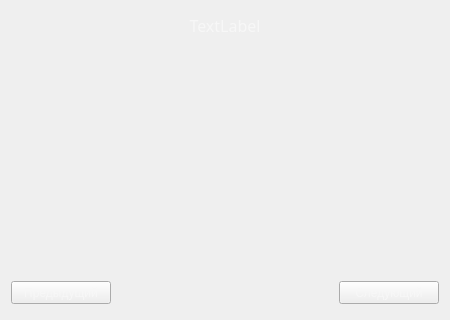
<?xml version="1.0" encoding="UTF-8"?>
<ui version="4.0">
 <class>Dialog</class>
 <widget class="QDialog" name="Dialog">
  <property name="geometry">
   <rect>
    <x>0</x>
    <y>0</y>
    <width>450</width>
    <height>320</height>
   </rect>
  </property>
  <property name="windowTitle">
   <string>Dialog</string>
  </property>
  <property name="styleSheet">
   <string notr="true">QDialog
{
	border-image: url(:/Backgrounds/fiend.png);
}

</string>
  </property>
  <layout class="QVBoxLayout" name="verticalLayout">
   <item>
    <widget class="QLabel" name="label">
     <property name="sizePolicy">
      <sizepolicy hsizetype="Preferred" vsizetype="Fixed">
       <horstretch>0</horstretch>
       <verstretch>0</verstretch>
      </sizepolicy>
     </property>
     <property name="minimumSize">
      <size>
       <width>0</width>
       <height>0</height>
      </size>
     </property>
     <property name="palette">
      <palette>
       <active>
        <colorrole role="WindowText">
         <brush brushstyle="SolidPattern">
          <color alpha="255">
           <red>247</red>
           <green>247</green>
           <blue>247</blue>
          </color>
         </brush>
        </colorrole>
        <colorrole role="Text">
         <brush brushstyle="SolidPattern">
          <color alpha="255">
           <red>247</red>
           <green>247</green>
           <blue>247</blue>
          </color>
         </brush>
        </colorrole>
        <colorrole role="ButtonText">
         <brush brushstyle="SolidPattern">
          <color alpha="255">
           <red>247</red>
           <green>247</green>
           <blue>247</blue>
          </color>
         </brush>
        </colorrole>
        <colorrole role="PlaceholderText">
         <brush brushstyle="SolidPattern">
          <color alpha="128">
           <red>255</red>
           <green>255</green>
           <blue>255</blue>
          </color>
         </brush>
        </colorrole>
       </active>
       <inactive>
        <colorrole role="WindowText">
         <brush brushstyle="SolidPattern">
          <color alpha="255">
           <red>247</red>
           <green>247</green>
           <blue>247</blue>
          </color>
         </brush>
        </colorrole>
        <colorrole role="Text">
         <brush brushstyle="SolidPattern">
          <color alpha="255">
           <red>247</red>
           <green>247</green>
           <blue>247</blue>
          </color>
         </brush>
        </colorrole>
        <colorrole role="ButtonText">
         <brush brushstyle="SolidPattern">
          <color alpha="255">
           <red>247</red>
           <green>247</green>
           <blue>247</blue>
          </color>
         </brush>
        </colorrole>
        <colorrole role="PlaceholderText">
         <brush brushstyle="SolidPattern">
          <color alpha="128">
           <red>255</red>
           <green>255</green>
           <blue>255</blue>
          </color>
         </brush>
        </colorrole>
       </inactive>
       <disabled>
        <colorrole role="WindowText">
         <brush brushstyle="SolidPattern">
          <color alpha="255">
           <red>247</red>
           <green>247</green>
           <blue>247</blue>
          </color>
         </brush>
        </colorrole>
        <colorrole role="Text">
         <brush brushstyle="SolidPattern">
          <color alpha="255">
           <red>247</red>
           <green>247</green>
           <blue>247</blue>
          </color>
         </brush>
        </colorrole>
        <colorrole role="ButtonText">
         <brush brushstyle="SolidPattern">
          <color alpha="255">
           <red>247</red>
           <green>247</green>
           <blue>247</blue>
          </color>
         </brush>
        </colorrole>
        <colorrole role="PlaceholderText">
         <brush brushstyle="SolidPattern">
          <color alpha="128">
           <red>0</red>
           <green>0</green>
           <blue>0</blue>
          </color>
         </brush>
        </colorrole>
       </disabled>
      </palette>
     </property>
     <property name="font">
      <font>
       <family>GWENT</family>
       <pointsize>12</pointsize>
       <weight>10</weight>
       <italic>false</italic>
       <bold>false</bold>
      </font>
     </property>
     <property name="layoutDirection">
      <enum>Qt::LeftToRight</enum>
     </property>
     <property name="styleSheet">
      <string notr="true">QLabel 
{
	color: rgb(247,247,247);
	font: 81 12pt &quot;GWENT&quot;;
}</string>
     </property>
     <property name="text">
      <string>TextLabel</string>
     </property>
     <property name="alignment">
      <set>Qt::AlignCenter</set>
     </property>
    </widget>
   </item>
   <item>
    <layout class="QHBoxLayout" name="horizontalLayout_2">
     <item>
      <spacer name="horizontalSpacer_2">
       <property name="orientation">
        <enum>Qt::Horizontal</enum>
       </property>
       <property name="sizeType">
        <enum>QSizePolicy::Expanding</enum>
       </property>
       <property name="sizeHint" stdset="0">
        <size>
         <width>40</width>
         <height>235</height>
        </size>
       </property>
      </spacer>
     </item>
     <item>
      <layout class="QVBoxLayout" name="verticalLayout_2"/>
     </item>
     <item>
      <spacer name="horizontalSpacer_3">
       <property name="orientation">
        <enum>Qt::Horizontal</enum>
       </property>
       <property name="sizeType">
        <enum>QSizePolicy::Expanding</enum>
       </property>
       <property name="sizeHint" stdset="0">
        <size>
         <width>40</width>
         <height>235</height>
        </size>
       </property>
      </spacer>
     </item>
    </layout>
   </item>
   <item>
    <layout class="QHBoxLayout" name="horizontalLayout">
     <property name="sizeConstraint">
      <enum>QLayout::SetFixedSize</enum>
     </property>
     <item>
      <widget class="QPushButton" name="previous">
       <property name="enabled">
        <bool>true</bool>
       </property>
       <property name="minimumSize">
        <size>
         <width>100</width>
         <height>23</height>
        </size>
       </property>
       <property name="styleSheet">
        <string notr="true">QPushButton
{
	font: 81 8pt &quot;GWENT&quot;;
	color: rgb(247,247,247);
	border-image: url(:/Button/off);
}

QPushButton:hover:!pressed
{
	font: 81 8pt &quot;GWENT&quot;;
	color: rgb(247,247,247);
	border-image: url(:/Button/hover);
}

QPushButton:pressed
{
	font: 81 8pt &quot;GWENT&quot;;
	color: rgb(17,17,17);
	border-image: url(:/Button/on);
}

QPushButton:disabled
{
	font: 81 8pt &quot;GWENT&quot;;
	color: rgb(255, 255, 255);
	border-image: url(:/Button/disabled);
}</string>
       </property>
       <property name="text">
        <string>Предыдущий</string>
       </property>
       <property name="autoDefault">
        <bool>false</bool>
       </property>
       <property name="flat">
        <bool>false</bool>
       </property>
      </widget>
     </item>
     <item>
      <spacer name="horizontalSpacer">
       <property name="orientation">
        <enum>Qt::Horizontal</enum>
       </property>
       <property name="sizeHint" stdset="0">
        <size>
         <width>40</width>
         <height>20</height>
        </size>
       </property>
      </spacer>
     </item>
     <item>
      <widget class="QPushButton" name="next">
       <property name="enabled">
        <bool>true</bool>
       </property>
       <property name="minimumSize">
        <size>
         <width>100</width>
         <height>23</height>
        </size>
       </property>
       <property name="styleSheet">
        <string notr="true">QPushButton
{
	font: 81 8pt &quot;GWENT&quot;;
	color: rgb(247,247,247);
	border-image: url(:/Button/off);
}

QPushButton:hover:!pressed
{
	font: 81 8pt &quot;GWENT&quot;;
	color: rgb(247,247,247);
	border-image: url(:/Button/hover);
}

QPushButton:pressed
{
	font: 81 8pt &quot;GWENT&quot;;
	color: rgb(17,17,17);
	border-image: url(:/Button/on);
}

QPushButton:disabled
{
	font: 81 8pt &quot;GWENT&quot;;
	color: rgb(255, 255, 255);
	border-image: url(:/Button/disabled);
}</string>
       </property>
       <property name="text">
        <string>Следующий</string>
       </property>
       <property name="shortcut">
        <string>Return</string>
       </property>
       <property name="autoDefault">
        <bool>false</bool>
       </property>
      </widget>
     </item>
    </layout>
   </item>
  </layout>
 </widget>
 <resources>
  <include location="../Resources/Resources.qrc"/>
 </resources>
 <connections/>
</ui>
